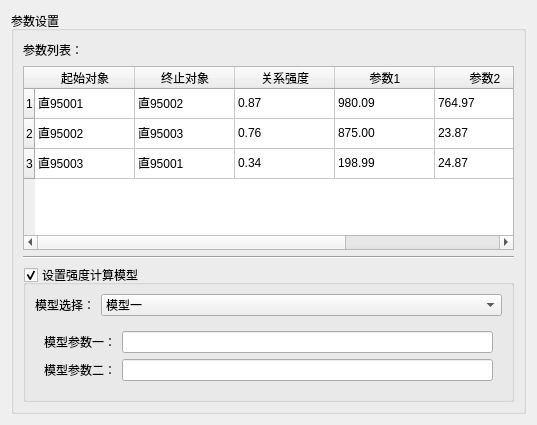
<?xml version="1.0" encoding="UTF-8"?>
<ui version="4.0">
 <class>SetParamsWizardPage</class>
 <widget class="QWizardPage" name="SetParamsWizardPage">
  <property name="geometry">
   <rect>
    <x>0</x>
    <y>0</y>
    <width>537</width>
    <height>425</height>
   </rect>
  </property>
  <property name="windowTitle">
   <string>WizardPage</string>
  </property>
  <property name="title">
   <string>第三步：参数设置</string>
  </property>
  <property name="subTitle">
   <string>您即将构建如下列表中的关系，请对关系的参数进行修改，并对关系的强度进行设置。</string>
  </property>
  <layout class="QGridLayout" name="gridLayout_5">
   <item row="0" column="0">
    <widget class="QGroupBox" name="groupBox">
     <property name="title">
      <string>参数设置</string>
     </property>
     <layout class="QGridLayout" name="gridLayout_4">
      <item row="0" column="0">
       <layout class="QVBoxLayout" name="verticalLayout_2">
        <item>
         <layout class="QHBoxLayout" name="horizontalLayout_2">
          <item>
           <widget class="QLabel" name="label">
            <property name="text">
             <string>参数列表：</string>
            </property>
           </widget>
          </item>
          <item>
           <spacer name="horizontalSpacer">
            <property name="orientation">
             <enum>Qt::Horizontal</enum>
            </property>
            <property name="sizeHint" stdset="0">
             <size>
              <width>288</width>
              <height>20</height>
             </size>
            </property>
           </spacer>
          </item>
         </layout>
        </item>
        <item>
         <widget class="QTableWidget" name="tableWidget">
          <row>
           <property name="text">
            <string>1</string>
           </property>
          </row>
          <row>
           <property name="text">
            <string>2</string>
           </property>
          </row>
          <row>
           <property name="text">
            <string>3</string>
           </property>
          </row>
          <column>
           <property name="text">
            <string>起始对象</string>
           </property>
          </column>
          <column>
           <property name="text">
            <string>终止对象</string>
           </property>
          </column>
          <column>
           <property name="text">
            <string>关系强度</string>
           </property>
          </column>
          <column>
           <property name="text">
            <string>参数1</string>
           </property>
          </column>
          <column>
           <property name="text">
            <string>参数2</string>
           </property>
          </column>
          <column>
           <property name="text">
            <string>参数3</string>
           </property>
          </column>
          <item row="0" column="0">
           <property name="text">
            <string>直95001</string>
           </property>
          </item>
          <item row="0" column="1">
           <property name="text">
            <string>直95002</string>
           </property>
          </item>
          <item row="0" column="2">
           <property name="text">
            <string>0.87</string>
           </property>
          </item>
          <item row="0" column="3">
           <property name="text">
            <string>980.09</string>
           </property>
          </item>
          <item row="0" column="4">
           <property name="text">
            <string>764.97</string>
           </property>
          </item>
          <item row="0" column="5">
           <property name="text">
            <string>65.99</string>
           </property>
          </item>
          <item row="1" column="0">
           <property name="text">
            <string>直95002</string>
           </property>
          </item>
          <item row="1" column="1">
           <property name="text">
            <string>直95003</string>
           </property>
          </item>
          <item row="1" column="2">
           <property name="text">
            <string>0.76</string>
           </property>
          </item>
          <item row="1" column="3">
           <property name="text">
            <string>875.00</string>
           </property>
          </item>
          <item row="1" column="4">
           <property name="text">
            <string>23.87</string>
           </property>
          </item>
          <item row="1" column="5">
           <property name="text">
            <string>46.87</string>
           </property>
          </item>
          <item row="2" column="0">
           <property name="text">
            <string>直95003</string>
           </property>
          </item>
          <item row="2" column="1">
           <property name="text">
            <string>直95001</string>
           </property>
          </item>
          <item row="2" column="2">
           <property name="text">
            <string>0.34</string>
           </property>
          </item>
          <item row="2" column="3">
           <property name="text">
            <string>198.99</string>
           </property>
          </item>
          <item row="2" column="4">
           <property name="text">
            <string>24.87</string>
           </property>
          </item>
          <item row="2" column="5">
           <property name="text">
            <string>98.09</string>
           </property>
          </item>
         </widget>
        </item>
        <item>
         <widget class="Line" name="line">
          <property name="orientation">
           <enum>Qt::Horizontal</enum>
          </property>
         </widget>
        </item>
        <item>
         <widget class="QGroupBox" name="groupBox_2">
          <property name="title">
           <string>设置强度计算模型</string>
          </property>
          <property name="checkable">
           <bool>true</bool>
          </property>
          <layout class="QGridLayout" name="gridLayout_3">
           <item row="0" column="0">
            <layout class="QVBoxLayout" name="verticalLayout">
             <item>
              <layout class="QHBoxLayout" name="horizontalLayout">
               <item>
                <widget class="QLabel" name="label_2">
                 <property name="text">
                  <string>模型选择：</string>
                 </property>
                </widget>
               </item>
               <item>
                <widget class="QComboBox" name="comboBox">
                 <property name="sizePolicy">
                  <sizepolicy hsizetype="Expanding" vsizetype="Fixed">
                   <horstretch>0</horstretch>
                   <verstretch>0</verstretch>
                  </sizepolicy>
                 </property>
                 <item>
                  <property name="text">
                   <string>模型一</string>
                  </property>
                 </item>
                 <item>
                  <property name="text">
                   <string>模型二</string>
                  </property>
                 </item>
                 <item>
                  <property name="text">
                   <string>模型三</string>
                  </property>
                 </item>
                </widget>
               </item>
              </layout>
             </item>
             <item>
              <widget class="QWidget" name="widget_mathmode" native="true">
               <layout class="QGridLayout" name="gridLayout_2">
                <item row="0" column="0">
                 <layout class="QGridLayout" name="gridLayout">
                  <item row="0" column="0">
                   <widget class="QLabel" name="label_3">
                    <property name="text">
                     <string>模型参数一：</string>
                    </property>
                   </widget>
                  </item>
                  <item row="0" column="1">
                   <widget class="QLineEdit" name="lineEdit"/>
                  </item>
                  <item row="1" column="0">
                   <widget class="QLabel" name="label_4">
                    <property name="text">
                     <string>模型参数二：</string>
                    </property>
                   </widget>
                  </item>
                  <item row="1" column="1">
                   <widget class="QLineEdit" name="lineEdit_2"/>
                  </item>
                 </layout>
                </item>
               </layout>
              </widget>
             </item>
            </layout>
           </item>
          </layout>
         </widget>
        </item>
       </layout>
      </item>
     </layout>
    </widget>
   </item>
  </layout>
 </widget>
 <resources/>
 <connections/>
</ui>
